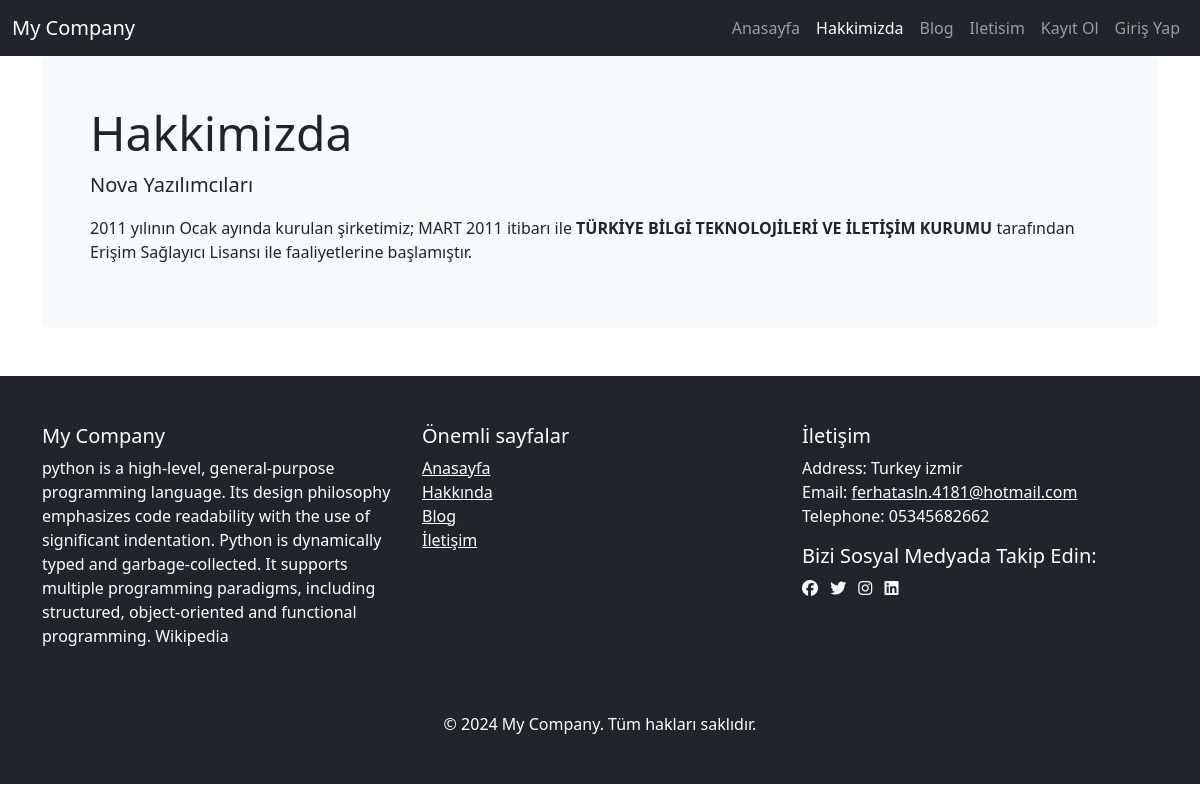
The page /about/ on the database its author committed.
### contact/models.py (models this page shows)
class About(models.Model):
    title = models.CharField(max_length=200, verbose_name="Başlık")
    content = RichTextField(verbose_name="İçerik")

### blog/models.py (models this page shows, shortened)
class FooterSettings(models.Model):
    description = models.TextField(verbose_name="Şirket açıklaması", blank=True)
    address = models.CharField(max_length=255,verbose_name="Adres", blank=True)
    phone = models.CharField(max_length=20, verbose_name="Telefon", blank=True)
    email = models.EmailField(verbose_name="E-poste", blank=True)
    facebook = models.URLField(verbose_name="Facebook URL",blank=True, null=True)
    twitter = models.URLField(verbose_name="Twitter URL",blank=True, null=True)
    instagram = models.URLField(verbose_name="İnstagram URL",blank=True, null=True)
    linkedin = models.URLField(verbose_name="Linkedin URL",blank=True, null=True)

### contact/views.py (the view)
# urls.py: path("about/",about_view , name="about"),
def about_view(request):
    about = About.objects.first()
    context = {
        "about": about
    }
    return render(request, "about.html", context)

### blog/context_processors.py (called while the page is built)
def footer_settings(request):
    settings = FooterSettings.objects.first()
    return {'footer_settings': settings}

### templates/about.html (shortened to what this page needs)
{% extends "layout.html" %}
{% block body %}
    <div class="bg-light p-5 rounded">
        <h3 class="display-5">Hakkimizda</h3>
        <p class="lead">{{about.title}}</p>
        <p>{{about.content|safe}}</p>
    </div>
{% endblock body %}

### templates/includes/footer.html (shortened to what this page needs)
<footer class="bg-dark text-white py-5 mt-5">
    <div class="container">
        <div class="row">
            <div class="col-md-4">
                <h5>My Company</h5>
                <p>{{footer_settings.description}}</p>
            </div>
            <div class="col-md-4">
                <h5>Önemli sayfalar</h5>
                <ul class="list-unstyled">
                    <li><a href="{% url 'index' %}" class="text-white">Anasayfa</a></li>
                    <li><a href="{% url 'about' %}" class="text-white">Hakkında</a></li>
                    <li><a href="{% url 'blog:articles' %}" class="text-white">Blog</a></li>
                    <li><a href="{% url 'contact' %}" class="text-white">İletişim</a></li>
                </ul>
            </div>
            <div class="col-md-4">
                <h5>İletişim</h5>
                <p>
                     Address: {{footer_settings.address}} <br>
                     Email: <a href="mailto:{{footer_settings.email}}" class="text-white">{{footer_settings.email}}</a><br>
                     Telephone: {{footer_settings.phone}}
                </p>
                <div>
                    <h5>Bizi Sosyal Medyada Takip Edin:</h5>
                    <a href="{{footer_settings.facebookl}}" class="text-white me-2"><i class="fa-brands fa-facebook"></i></a>
                    <a href="{{footer_settings.twitter}}" class="text-white me-2"><i class="fa-brands fa-twitter"></i></a>
                    <a href="{{footer_settings.instagram}}" class="text-white me-2"><i class="fa-brands fa-instagram"></i></a>
                    <a href="{{footer_settings.linkedin}}" class="text-white me-2"><i class="fa-brands fa-linkedin"></i></a>
                </div>
            </div>
        </div>
        <div class="text-center mt-5">
            <p class="mb-0">&copy; 2024 My Company. Tüm hakları saklıdır.</p>
        </div>
    </div>
</footer>

### rows shown on the page
About: title "Nova Yazılımcıları", content "2011 yılının Ocak ayında kurulan şirketimiz; MART 2011 itibarı ile TÜRKİYE BİLGİ TEKNOLOJİLERİ VE İLETİŞİM KURUMU tarafından Erişim Sağlayıcı Lisansı ile faaliyetlerine başlamıştır."
FooterSettings: description "python is a high-level, general-purpose programming language. Its design philosophy emphasizes code readability with the use of significant indentation. Python is dynamically typed and garbage-collected. It supports multiple programming paradigms, including structured, object-oriented and functional programming. Wikipedia", address "Turkey izmir", email "ferhatasln.4181@hotmail.com", phone "05345682662"
